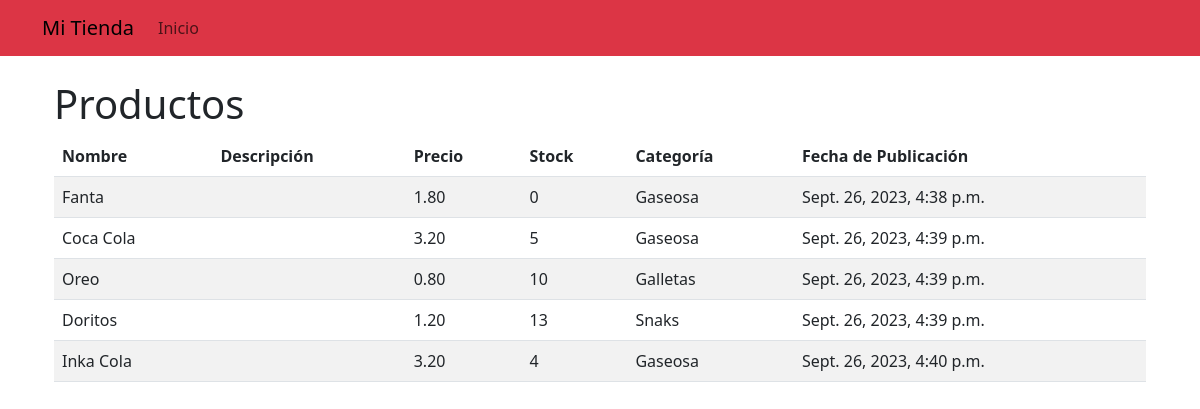
The app's page /tienda/productos/ with its own data.
### tienda/models.py (models this page shows, shortened)
class Producto(models.Model):
    categoria = models.ForeignKey(Categoria, on_delete=models.CASCADE)
    nombre = models.CharField(max_length=200)
    precio = models.DecimalField(max_digits=6, decimal_places=2)
    stock = models.IntegerField(default=0)
    pub_date = models.DateTimeField('date published')
    mas_vendido = models.BooleanField(default=False)

class Categoria(models.Model):
    nombre = models.CharField(max_length=200)
    pub_date = models.DateTimeField('date published')

### tienda/views.py (the view)
# urls.py: path('productos/', views.lista_productos, name='lista_productos'),
def lista_productos(request):
    productos = Producto.objects.all()
    return render(request, 'tienda/productos.html', {'productos': productos})

### tienda/templates/tienda/productos.html
{% extends "tienda/header.html" %}
{% block content %}
<div class="container">
    <h1>Productos</h1>
    <table class="table table-striped">
        <thead>
            <tr>
                <th>Nombre</th>
                <th>Descripción</th>
                <th>Precio</th>
                <th>Stock</th>
                <th>Categoría</th>
                <th>Fecha de Publicación</th>
            </tr>
        </thead>
        <tbody>
            {% for producto in productos %}
            <tr>
                <td>{{ producto.nombre }}</td>
                <td>{{ producto.descripcion }}</td>
                <td>{{ producto.precio }}</td>
                <td>{{ producto.stock }}</td>
                <td>{{ producto.categoria.nombre }}</td>
                <td>{{ producto.pub_date }}</td>
            </tr>
            {% empty %}
            <tr>
                <td colspan="6">No hay productos disponibles.</td>
            </tr>
            {% endfor %}
        </tbody>
    </table>
</div>
{% endblock %}

### tienda/templates/tienda/header.html (shortened to what this page needs)
<!DOCTYPE html>
<html lang="en">
<head>
    <link href="https://cdn.jsdelivr.net/npm/bootstrap@5.3.0/dist/css/bootstrap.min.css" rel="stylesheet">
</head>
<body>
    <nav class="navbar navbar-expand-lg navbar-light bg-danger">
        <div class="container">
            <a class="navbar-brand" href="#">Mi Tienda</a>
            <div class="collapse navbar-collapse" id="navbarNav">
                <ul class="navbar-nav">
                    <li class="nav-item active">
                        <a class="nav-link" href="{% url 'index' %}">Inicio</a>
                    </li>
                </ul>
            </div>
        </div>
    </nav>
    <div class="container mt-4">
        {% block content %}
        {% endblock %}
    </div>
</body>
</html>

### records on screen
Producto: nombre "Fanta", precio "1.80", stock "0", categoria.nombre "Gaseosa", pub_date "Sept. 26, 2023, 4:38 p.m."
Producto: nombre "Coca Cola", precio "3.20", stock "5", categoria.nombre "Gaseosa", pub_date "Sept. 26, 2023, 4:39 p.m."
Producto: nombre "Oreo", precio "0.80", stock "10", categoria.nombre "Galletas", pub_date "Sept. 26, 2023, 4:39 p.m."
Producto: nombre "Doritos", precio "1.20", stock "13", categoria.nombre "Snaks", pub_date "Sept. 26, 2023, 4:39 p.m."
Producto: nombre "Inka Cola", precio "3.20", stock "4", categoria.nombre "Gaseosa", pub_date "Sept. 26, 2023, 4:40 p.m."
